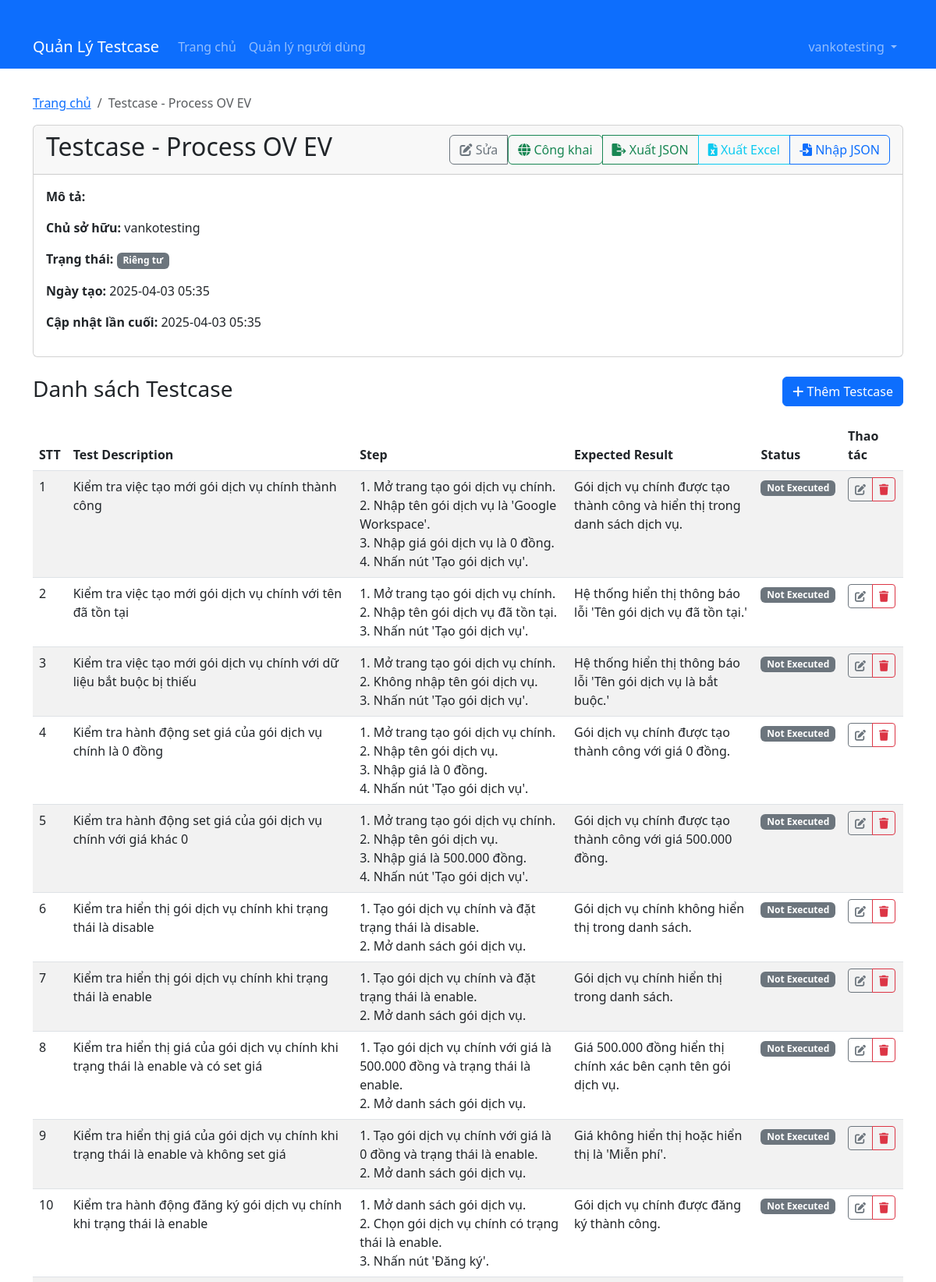
Page /testcase-set/1 (signed in, upper part) on the committed database.
### models/user.py (models this page shows, shortened)
class User(db.Model):
    id = db.Column(db.Integer, primary_key=True)
    username = db.Column(db.String(64), unique=True, nullable=False)
    email = db.Column(db.String(120), unique=True, nullable=False)
    password_hash = db.Column(db.String(128))
    is_admin = db.Column(db.Boolean, default=False)
    created_at = db.Column(db.DateTime, default=datetime.utcnow)
    testcase_sets = db.relationship('TestCaseSet', backref='user', lazy=True)

### models/testcase_set.py (models this page shows, shortened)
class TestCaseSet(db.Model):
    id = db.Column(db.Integer, primary_key=True)
    name = db.Column(db.String(100), nullable=False)
    description = db.Column(db.String(255))
    created_at = db.Column(db.DateTime, default=datetime.utcnow)
    updated_at = db.Column(db.DateTime, default=datetime.utcnow, onupdate=datetime.utcnow)
    test_cases = db.relationship('TestCase', backref='test_case_set', lazy=True, cascade="all, delete-orphan")
    user_id = db.Column(db.Integer, db.ForeignKey('user.id'))
    is_public = db.Column(db.Boolean, default=False)  # Testcase có công khai không

### models/testcase.py (models this page shows, shortened)
class TestCase(db.Model):
    id = db.Column(db.Integer, primary_key=True)
    test_case_set_id = db.Column(db.Integer, db.ForeignKey('test_case_set.id'), nullable=False)
    number = db.Column(db.Integer, nullable=False)  # Đảm bảo thuộc tính này tồn tại
    description = db.Column(db.Text, nullable=False)
    step = db.Column(db.Text)
    expected_result = db.Column(db.Text)
    status = db.Column(db.String(20), default='Not Executed')
    created_at = db.Column(db.DateTime, default=datetime.utcnow)
    updated_at = db.Column(db.DateTime, default=datetime.utcnow, onupdate=datetime.utcnow)

### routes/testcase_set.py (the view)
@testcase_set_bp.route('/<int:id>')
@login_required
def detail(id):
    testcase_set = TestCaseSet.query.get_or_404(id)
    if not testcase_set.is_public and testcase_set.user_id != session.get('user_id') and not session.get('is_admin'):
        flash('Bạn không có quyền xem bộ test case này', 'danger')
        return redirect(url_for('testcase_set.index'))
    testcases = TestCase.query.filter_by(test_case_set_id=id).all()
    return render_template('testcase_set_detail.html', testcase_set=testcase_set, testcases=testcases)

### app.py (called while the page is built)
@app.template_filter('nl2br')
def nl2br(value):
    if value:
        return value.replace('\n', '<br>')
    return ''

@app.context_processor
def inject_session():
    from flask import session
    return dict(session=session)

### routes/auth.py (called while the page is built)
def login_required(f):
    @wraps(f)
    def decorated_function(*args, **kwargs):
        if 'user_id' not in session:
            flash('Vui lòng đăng nhập để tiếp tục', 'warning')
            return redirect(url_for('auth.login', next=request.url))
        return f(*args, **kwargs)
    return decorated_function

### templates/testcase_set_detail.html (shortened to what this page needs)
{% extends 'base.html' %}
{% block content %}
<nav aria-label="breadcrumb">
    <ol class="breadcrumb">
        <li class="breadcrumb-item"><a href="{{ url_for('dashboard') }}">Trang chủ</a></li>
        <li class="breadcrumb-item active">{{ testcase_set.name }}</li>
    </ol>
</nav>
<div class="card mb-4">
    <div class="card-header">
        <div class="d-flex justify-content-between align-items-center">
            <h2>{{ testcase_set.name }}</h2>
            <div class="btn-group" role="group">
                {% if session.is_admin or testcase_set.user_id == session.user_id %}
                <a href="{{ url_for('testcase_set.edit', id=testcase_set.id) }}" class="btn btn-outline-secondary">
                    <i class="fas fa-edit"></i> Sửa
                </a>
                <form action="{{ url_for('testcase_set.toggle_public', id=testcase_set.id) }}" method="post" class="d-inline">
                    <button type="submit" class="btn btn-outline-{% if testcase_set.is_public %}warning{% else %}success{% endif %}">
                        <i class="fas fa-{% if testcase_set.is_public %}lock{% else %}globe{% endif %}"></i>
                        {% if testcase_set.is_public %}Đặt riêng tư{% else %}Công khai{% endif %}
                    </button>
                </form>
                {% endif %}
                <a href="{{ url_for('testcase_set.export', id=testcase_set.id) }}" class="btn btn-outline-success">
                    <i class="fas fa-file-export"></i> Xuất JSON
                </a>
                <a href="{{ url_for('testcase_set.export_excel', id=testcase_set.id) }}" class="btn btn-outline-info">
                    <i class="fas fa-file-excel"></i> Xuất Excel
                </a>
                {% if session.is_admin or testcase_set.user_id == session.user_id %}
                <button type="button" class="btn btn-outline-primary" data-bs-toggle="modal" data-bs-target="#importModal">
                    <i class="fas fa-file-import"></i> Nhập JSON
                </button>
                {% endif %}
            </div>
        </div>
    </div>
    <div class="card-body">
        <p><strong>Mô tả:</strong> {{ testcase_set.description }}</p>
        <p><strong>Chủ sở hữu:</strong> {{ testcase_set.user.username if testcase_set.user else 'N/A' }}</p>
        <p>
            <strong>Trạng thái:</strong>
            <span class="badge {% if testcase_set.is_public %}bg-success{% else %}bg-secondary{% endif %}">
                {% if testcase_set.is_public %}Công khai{% else %}Riêng tư{% endif %}
            </span>
        </p>
        <p><strong>Ngày tạo:</strong> {{ testcase_set.created_at.strftime('%Y-%m-%d %H:%M') }}</p>
        <p><strong>Cập nhật lần cuối:</strong> {{ testcase_set.updated_at.strftime('%Y-%m-%d %H:%M') }}</p>
    </div>
</div>
<div class="d-flex justify-content-between align-items-center mb-3">
    <h3>Danh sách Testcase</h3>
    {% if session.is_admin or testcase_set.user_id == session.user_id %}
    <a href="{{ url_for('testcase.create', testcase_set_id=testcase_set.id) }}" class="btn btn-primary">
        <i class="fas fa-plus"></i> Thêm Testcase
    </a>
    {% endif %}
</div>
{% if testcase_set.test_cases %}
    <div class="table-responsive">
        <table class="table table-striped table-hover">
            <thead>
                <tr>
                    <th>STT</th>
                    <th>Test Description</th>
                    <th>Step</th>
                    <th>Expected Result</th>
                    <th>Status</th>
                    {% if session.is_admin or testcase_set.user_id == session.user_id %}
                    <th>Thao tác</th>
                    {% endif %}
                </tr>
            </thead>
            <tbody>
                {% for testcase in testcase_set.test_cases|sort(attribute='number') %}
                <tr>
                    <td>{{ testcase.number }}</td>
                    <td>{{ testcase.description }}</td>
                    <td>{{ testcase.step|nl2br|safe }}</td>
                    <td>{{ testcase.expected_result }}</td>
                    <td>
                        <span class="badge {% if testcase.status == 'Passed' %}bg-success{% elif testcase.status == 'Failed' %}bg-danger{% else %}bg-secondary{% endif %}">
                            {{ testcase.status }}
                        </span>
                    </td>
                    {% if session.is_admin or testcase_set.user_id == session.user_id %}
                    <td>
                        <div class="btn-group" role="group">
                            <a href="{{ url_for('testcase.edit', id=testcase.id) }}" class="btn btn-sm btn-outline-secondary">
                                <i class="fas fa-edit"></i>
                            </a>
                            <button type="button" class="btn btn-sm btn-outline-danger" data-bs-toggle="modal" data-bs-target="#deleteTestCaseModal{{ testcase.id }}">
                                <i class="fas fa-trash"></i>
                            </button>
                        </div>
                    </td>
                    {% endif %}
                </tr>
                {% endfor %}
            </tbody>
        </table>
    </div>
{% else %}
    <div class="alert alert-info">
        Chưa có testcase nào trong bộ này. Thêm testcase mới hoặc nhập từ file JSON.
    </div>
{% endif %}
{% endblock %}

### templates/base.html (shortened to what this page needs)
<!DOCTYPE html>
<html lang="vi">
<head>
    <link href="https://cdn.jsdelivr.net/npm/bootstrap@5.3.0-alpha1/dist/css/bootstrap.min.css" rel="stylesheet">
    <link rel="stylesheet" href="https://cdnjs.cloudflare.com/ajax/libs/font-awesome/6.0.0-beta3/css/all.min.css">
</head>
<body>
    <nav class="navbar navbar-expand-lg navbar-dark bg-primary">
        <div class="container">
            <a class="navbar-brand" href="{{ url_for('dashboard') }}">Quản Lý Testcase</a>
            <div class="collapse navbar-collapse" id="navbarNav">
                <ul class="navbar-nav">
                    {% if session.user_id %}
                    <li class="nav-item">
                        <a class="nav-link" href="{{ url_for('dashboard') }}">Trang chủ</a>
                    </li>
                    {% if session.is_admin %}
                    <li class="nav-item">
                        <a class="nav-link" href="{{ url_for('auth.user_list') }}">Quản lý người dùng</a>
                    </li>
                    {% endif %}
                    {% endif %}
                </ul>
                <ul class="navbar-nav ms-auto">
                    {% if session.user_id %}
                    <li class="nav-item dropdown">
                        <a class="nav-link dropdown-toggle" href="#" id="navbarDropdown" role="button" data-bs-toggle="dropdown" aria-expanded="false">
                            {{ session.username }}
                        </a>
                    </li>
                    {% endif %}
                </ul>
            </div>
        </div>
    </nav>
    <div class="container">
        {% block content %}{% endblock %}
    </div>
</body>
</html>

### templates/base.html (style rules this page uses)
.container { margin-top: 2rem; }
.badge.bg-secondary { background-color: #6c757d !important; }

### rows in the picture
User: username "vankotesting", user "vankotesting"
TestCaseSet: name "Testcase - Process OV EV", created_at "2025-04-03 05:35", updated_at "2025-04-03 05:35"
TestCase: number "1", description "Kiểm tra việc tạo mới gói dịch vụ chính thành công", step "1. Mở trang tạo gói dịch vụ chính. 2. Nhập tên gói dịch vụ là 'Google Workspace'. 3. Nhập giá gói dịch vụ là 0 đồng. 4. Nhấn nút 'Tạo gói dịch vụ'.", expected_result "Gói dịch vụ chính được tạo thành công và hiển thị trong danh sách dịch vụ.", status "Not Executed"
TestCase: number "2", description "Kiểm tra việc tạo mới gói dịch vụ chính với tên đã tồn tại", step "1. Mở trang tạo gói dịch vụ chính. 2. Nhập tên gói dịch vụ đã tồn tại. 3. Nhấn nút 'Tạo gói dịch vụ'.", expected_result "Hệ thống hiển thị thông báo lỗi 'Tên gói dịch vụ đã tồn tại.'", status "Not Executed"
TestCase: number "3", description "Kiểm tra việc tạo mới gói dịch vụ chính với dữ liệu bắt buộc bị thiếu", step "1. Mở trang tạo gói dịch vụ chính. 2. Không nhập tên gói dịch vụ. 3. Nhấn nút 'Tạo gói dịch vụ'.", expected_result "Hệ thống hiển thị thông báo lỗi 'Tên gói dịch vụ là bắt buộc.'", status "Not Executed"
TestCase: number "4", description "Kiểm tra hành động set giá của gói dịch vụ chính là 0 đồng", step "1. Mở trang tạo gói dịch vụ chính. 2. Nhập tên gói dịch vụ. 3. Nhập giá là 0 đồng. 4. Nhấn nút 'Tạo gói dịch vụ'.", expected_result "Gói dịch vụ chính được tạo thành công với giá 0 đồng.", status "Not Executed"
TestCase: number "5", description "Kiểm tra hành động set giá của gói dịch vụ chính với giá khác 0", step "1. Mở trang tạo gói dịch vụ chính. 2. Nhập tên gói dịch vụ. 3. Nhập giá là 500.000 đồng. 4. Nhấn nút 'Tạo gói dịch vụ'.", expected_result "Gói dịch vụ chính được tạo thành công với giá 500.000 đồng.", status "Not Executed"
TestCase: number "6", description "Kiểm tra hiển thị gói dịch vụ chính khi trạng thái là disable", step "1. Tạo gói dịch vụ chính và đặt trạng thái là disable. 2. Mở danh sách gói dịch vụ.", expected_result "Gói dịch vụ chính không hiển thị trong danh sách.", status "Not Executed"
TestCase: number "7", description "Kiểm tra hiển thị gói dịch vụ chính khi trạng thái là enable", step "1. Tạo gói dịch vụ chính và đặt trạng thái là enable. 2. Mở danh sách gói dịch vụ.", expected_result "Gói dịch vụ chính hiển thị trong danh sách.", status "Not Executed"
TestCase: number "8", description "Kiểm tra hiển thị giá của gói dịch vụ chính khi trạng thái là enable và có set giá", step "1. Tạo gói dịch vụ chính với giá là 500.000 đồng và trạng thái là enable. 2. Mở danh sách gói dịch vụ.", expected_result "Giá 500.000 đồng hiển thị chính xác bên cạnh tên gói dịch vụ.", status "Not Executed"
TestCase: number "9", description "Kiểm tra hiển thị giá của gói dịch vụ chính khi trạng thái là enable và không set giá", step "1. Tạo gói dịch vụ chính với giá là 0 đồng và trạng thái là enable. 2. Mở danh sách gói dịch vụ.", expected_result "Giá không hiển thị hoặc hiển thị là 'Miễn phí'.", status "Not Executed"
TestCase: number "10", description "Kiểm tra hành động đăng ký gói dịch vụ chính khi trạng thái là enable", step "1. Mở danh sách gói dịch vụ. 2. Chọn gói dịch vụ chính có trạng thái là enable. 3. Nhấn nút 'Đăng ký'.", expected_result "Gói dịch vụ chính được đăng ký thành công.", status "Not Executed"
